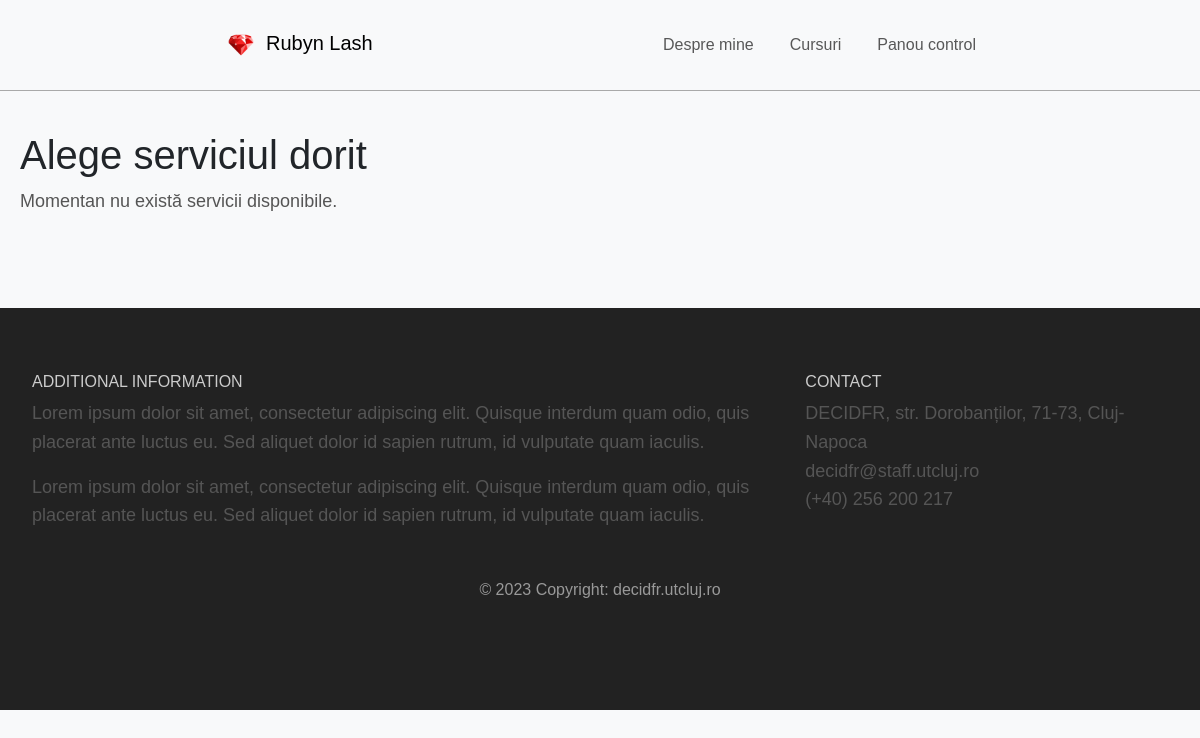
/AlegeServiciu/, run on an earlier commit of the app's database.
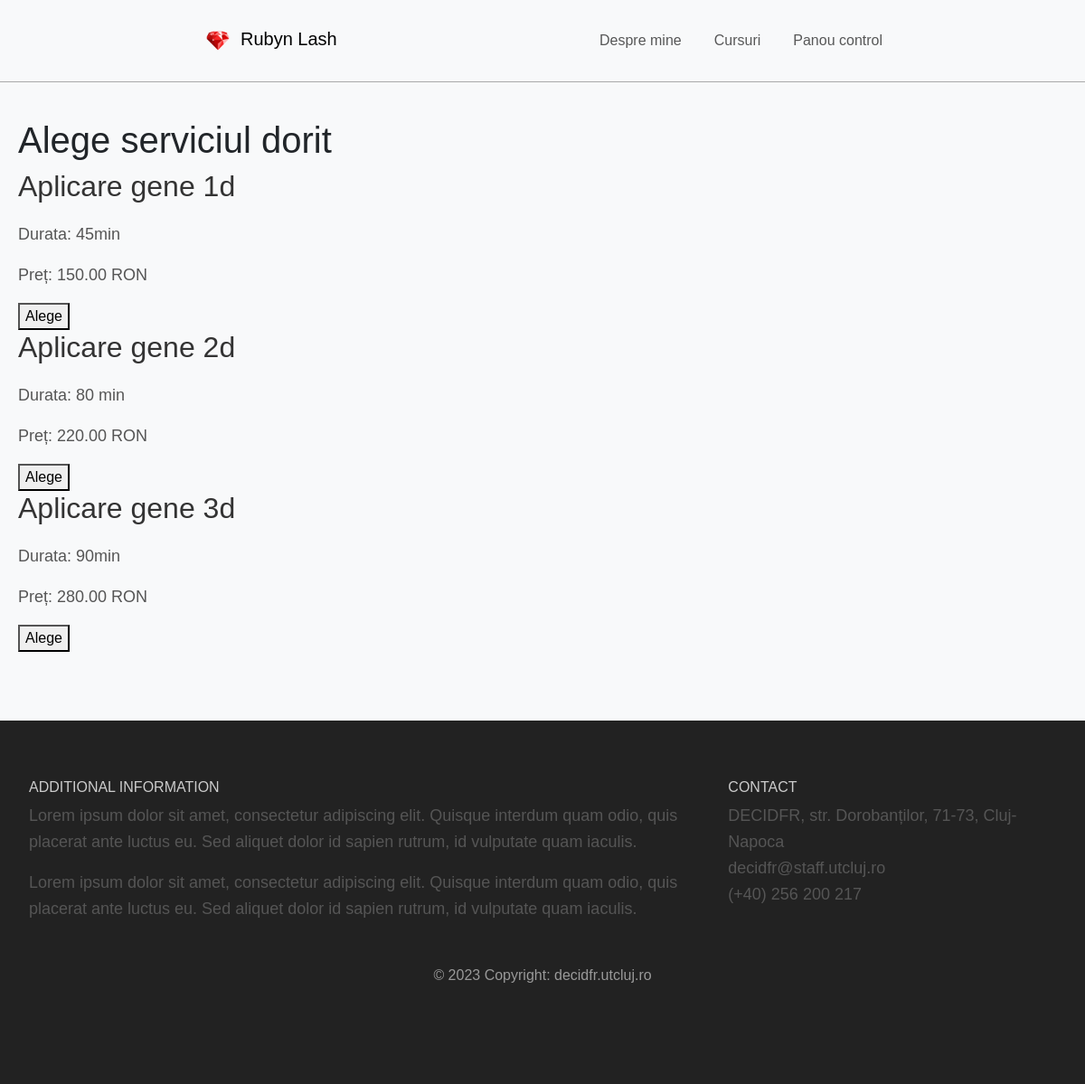
And on a later commit of the database.
### home_app/models.py (models this page shows, shortened)
class Serviciu(models.Model):
    nume = models.CharField(max_length=50)  # Numele serviciului, ex. "Aplicare 1D"
    descriere = models.TextField(blank=True, null=True)  # Descriere opțională
    pret = models.DecimalField(max_digits=10, decimal_places=2)  # Prețul serviciului

### home_app/views.py (the view)
# urls.py: path('AlegeServiciu/', views.AlegeServiciu, name='AlegeServiciu'),
def AlegeServiciu(request):
    servicii = Serviciu.objects.all()  # Preia toate serviciile din baza de date
    return render(request, 'AlegeServiciu.html', {'servicii': servicii})

### home_app/templates/AlegeServiciu.html (shortened to what this page needs)
{% extends 'base.html' %}
{% load static %}
{% block content %}
<div class="container">
  <h1>Alege serviciul dorit</h1>
    {% for serviciu in servicii %}
    <div class="serviciu">
        <h2>{{ serviciu.nume }}</h2>
        <p>{{ serviciu.descriere }}</p>
        <p class="pret">Preț: {{ serviciu.pret }} RON</p>
        <form method="POST" action="{% url 'confirma_serviciul' %}">
            <button type="submit">Alege</button>
        </form>
    </div>
    {% empty %}
    <p>Momentan nu există servicii disponibile.</p>
    {% endfor %}
</div>
{% endblock %}

### home_app/templates/base.html (shortened to what this page needs)
<!DOCTYPE html>
<html lang="ro">
<head>
    <link href="https://cdn.jsdelivr.net/npm/bootstrap@5.3.0-alpha1/dist/css/bootstrap.min.css" rel="stylesheet">
    {% load static %}
    <link href="{% static 'css/styles.css' %}" rel="stylesheet">
    <link href="{% static 'css/contulmeu.css' %}" rel="stylesheet">
    <link href="{% static 'css/home.css' %}" rel="stylesheet">
    <link href="{% static 'css/dashboard.css' %}" rel="stylesheet">
    <link href="{% static 'css/disponibilitate.css' %}" rel="stylesheet">
     <link rel="stylesheet" href="https://cdn.jsdelivr.net/npm/flatpickr/dist/flatpickr.min.css">
</head>
<body>
<div class="container-fluid">
    <nav class="navbar navbar-expand-lg  .bg-info">
        <div class="container-fluid">
            <a class="navbar-brand" href="{% url 'home' %}">
                <img src="{% static 'images/logo.png' %}" alt="Rubynlash Logo"><span>Rubyn Lash</span>
            </a>
            <div class="collapse navbar-collapse justify-content-end" id="navbarNav">
                <ul class="navbar-nav">
                    <li class="nav-item">
                        <a class="nav-link" href="{% url 'about' %}">Despre mine</a>
                    </li>
                    <li class="nav-item">
                        <a class="nav-link" href="{% url 'cursuri' %}">Cursuri</a>
                    </li>
                    <li class="nav-item">
                        <a class="nav-link" href="{% url 'dashboard' %}">Panou control</a>
                    </li>
                </ul>
            </div>
        </div>
    </nav>
    </div>
<div class="nav-underline-bar">
        </div>
    {% block content %}{% endblock %}
    <footer class="page-footer">
        <div class="container">
            <div class="row">
                <div class="col-md-8">
                    <h6 class="text-uppercase font-weight-bold">Additional Information</h6>
                    <p>Lorem ipsum dolor sit amet, consectetur adipiscing elit. Quisque interdum quam odio, quis
                        placerat ante luctus eu. Sed aliquet dolor id sapien rutrum, id vulputate quam iaculis.</p>
                    <p>Lorem ipsum dolor sit amet, consectetur adipiscing elit. Quisque interdum quam odio, quis
                        placerat ante luctus eu. Sed aliquet dolor id sapien rutrum, id vulputate quam iaculis.</p>
                </div>
                <div class="col-md-4">
                    <h6 class="text-uppercase font-weight-bold">Contact</h6>
                    <p>DECIDFR, str. Dorobanților, 71-73, Cluj-Napoca
                        <br/>decidfr@staff.utcluj.ro
                        <br/> (+40) 256 200 217
                </div>
            </div>
            <div class="footer-copyright text-center">© 2023 Copyright: decidfr.utcluj.ro</div>
        </div>
    </footer>
</body>
</html>

### home_app/static/css/styles.css (style rules this page uses)
.navbar-brand img { height: 50px; width: auto; }
.navbar { width: 80%; margin: 0 auto; padding: 15px 0; }
.navbar .container-fluid { max-width: 80%; }
.navbar { background-color:; }
.navbar-nav .nav-item a { margin-left: 20px; font-size: 16px; }
.nav-underline-bar { height: 1px; width: 100%; background-color: darkgrey; }
.container { padding: 40px 20px; }
.container-fluid { --bs-gutter-x: 0rem; margin-top: 0px; }
body { font-family: 'Arial', sans-serif; margin: 0px; padding: 0px; background-color: #f8f9fa; }
footer { background-color: #ff90a3; padding: 0px; margin: 0px; }
.page-footer { background-color: #222; color: #CCC; margin-top: 3%; padding: 2% 1% 3%; }
.footer-copyright { color: #999; padding: 2rem 0; }

### home_app/static/css/home.css (style rules this page uses)
h2 { font-size: 32px; margin-bottom: 20px; color: #333; }
p { font-size: 18px; line-height: 1.6; color: #555; }

### home_app/static/css/dashboard.css (style rules this page uses)
.container { max-width: 1200px; margin: 0 auto; }

What changed in the data, as far as the page shows it:
added Serviciu: nume "Aplicare gene 1d", descriere "Durata: 45min", pret "150.00"
added Serviciu: nume "Aplicare gene 2d", descriere "Durata: 80 min", pret "220.00"
added Serviciu: nume "Aplicare gene 3d", descriere "Durata: 90min", pret "280.00"
Also different on the page:
text no longer shown: "Momentan nu există servicii disponibile."
